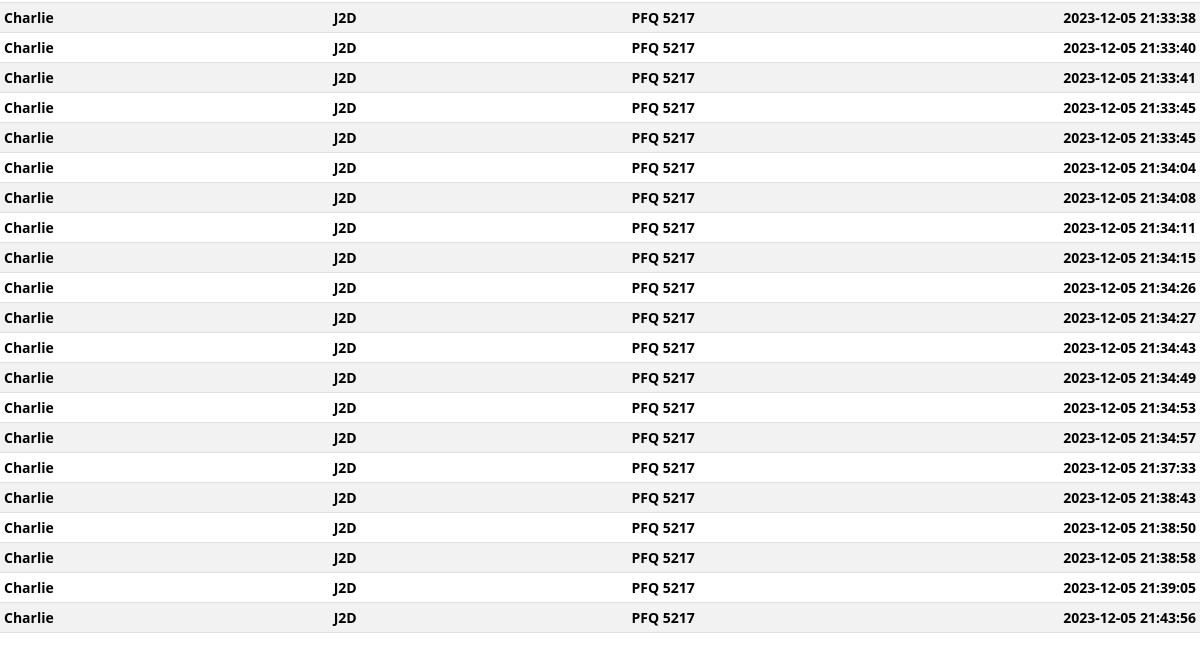
Page /logs (lower part) on the earlier database version.
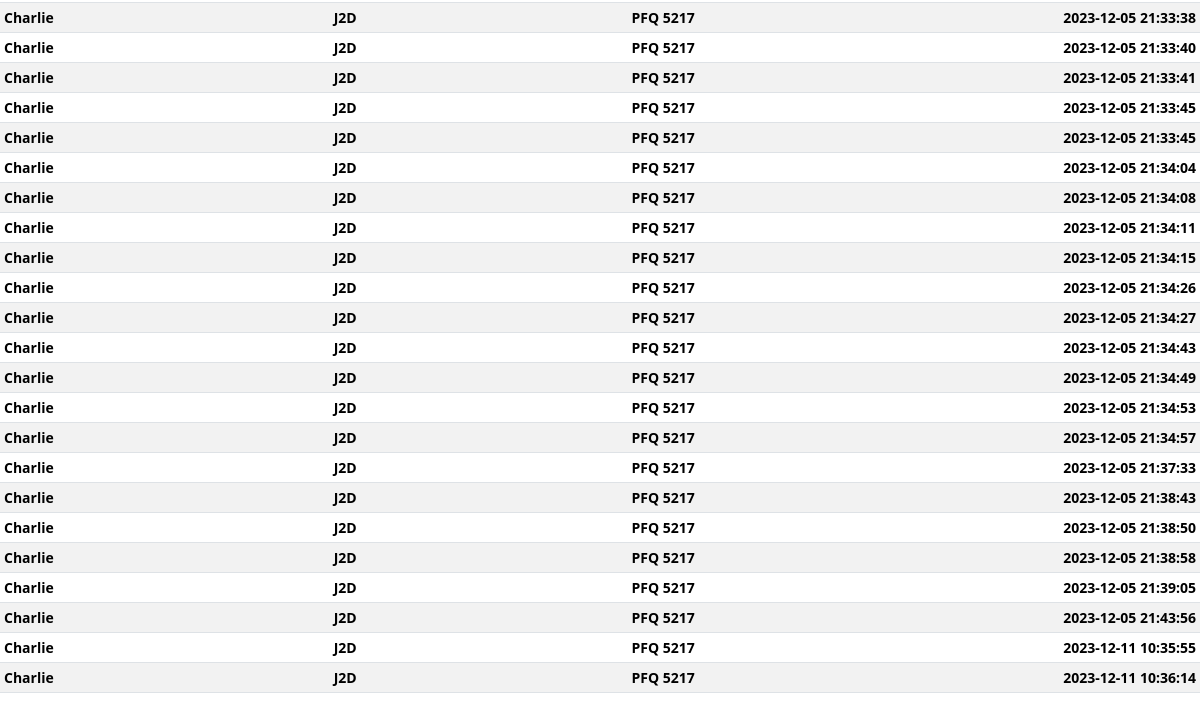
Same page on the later database version.
### tables this page shows
CREATE TABLE info(id INTEGER NOT NULL, real_name TEXT NOT NULL, CLASS TEXT NOT NULL, car_plate_no TEXT NOT NULL,date TEXT NOT NULL);

### app.py (the view)
@login_required
@app.route("/logs")
def logs():
    logs = db.execute("SELECT * FROM info")
    return render_template("logs.html", logs=logs)

### app.py (called while the page is built)
@app.after_request
def after_request(response):
    response.headers["Cache-Control"] = "no-cache, no-store, must-revalidate"
    response.headers["Expires"] = 0
    response.headers["Pragma"] = "no-cache"
    return response

### templates/logs.html (shortened to what this page needs)
{% extends "layout.html" %}
{% block main %}
<div class="table-responsive small">
    <table class="table table-striped table-sm">
        <tbody>
            {% for log in logs %}
            <tr>
                <th class="text-start"> {{log["real_name"]}}</th>
                <th class="text-end"> {{log["CLASS"]}}</th>
                <th class="text-end"> {{log["car_plate_no"]}}</th>
                <th class="text-end">  {{log["date"]}}</th>
            </tr>
            {% endfor %}
        </tbody>
    </table>
</div>
{% endblock %}

### templates/layout.html (shortened to what this page needs)
<!DOCTYPE html>
<html lang="en">
    <head>
        <link href="https://cdn.jsdelivr.net/npm/bootstrap@5.3.2/dist/css/bootstrap.min.css" rel="stylesheet">
    </head>
    <body>
    </body>
    <main>
        {% block main %}{% endblock %}
    </main>
</html>

Differences in the rows shown:
added info: real_name "Charlie", CLASS "J2D", car_plate_no "PFQ 5217", date "2023-12-11 10:35:55"
added info: real_name "Charlie", CLASS "J2D", car_plate_no "PFQ 5217", date "2023-12-11 10:36:14"
